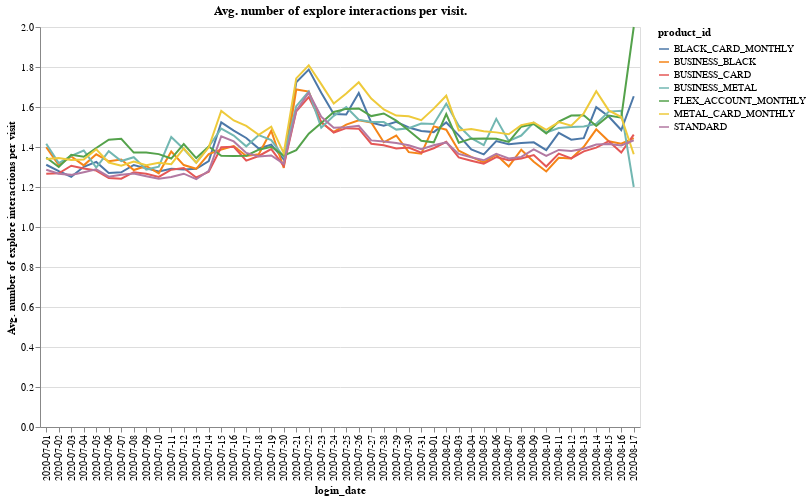

Notebook source saved alongside this figure:
### Code cell
df = pd.read_csv("login_events_final.csv")

df.head()

explore = pd.read_csv("explore_events.csv")

explore = (
    explore.groupby(["id", "collector_date"])["se_label"].agg("count").reset_index()
)

df = df.merge(
    explore,
    left_on=["id", "login_date"],
    right_on=["id", "collector_date"],
    how="inner",
)

# compute % of users that login and also visit explore.
df = df.groupby(["login_date", "product_id"])["se_label"].agg("mean").reset_index()

alt.Chart(df).mark_line().encode(
    x=alt.X("login_date"),
    y=alt.Y(
        "se_label:Q",
        axis=alt.Axis(title="Avg. number of explore interactions per visit"),
    ),
    color="product_id:N",
).properties(
    width=600, height=400, title="Avg. number of explore interactions per visit."
)

### Figure 1 — Vega-Lite specification as saved in the notebook (floating-point values rounded to 4 significant figures; data arrays with more than 128 entries replaced by an {"elided": "..."} marker saying what was removed)
{"config": {"view": {"continuousWidth": 400, "continuousHeight": 300}}, "data": {"name": "data-81dbc8c116d789155e33fee99bc5b021"}, "mark": "line", "encoding": {"color": {"type": "nominal", "field": "product_id"}, "x": {"type": "nominal", "field": "login_date"}, "y": {"type": "quantitative", "axis": {"title": "Avg. number of explore interactions per visit"}, "field": "se_label"}}, "height": 400, "title": "Avg. number of explore interactions per visit.", "width": 600, "$schema": "https://vega.github.io/schema/vega-lite/v4.0.2.json", "datasets": {"data-81dbc8c116d789155e33fee99bc5b021": {"elided": "336 records"}}}
